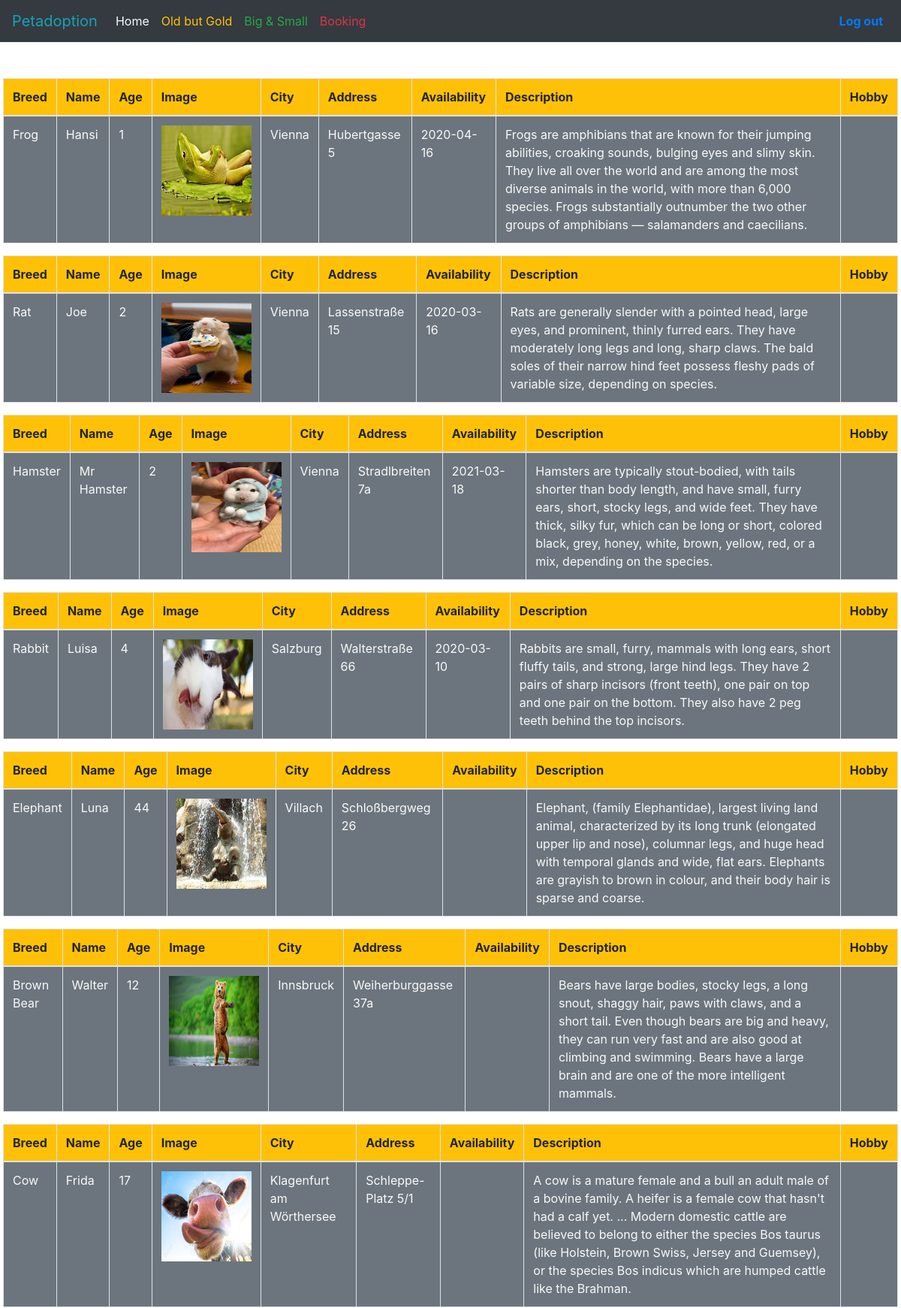
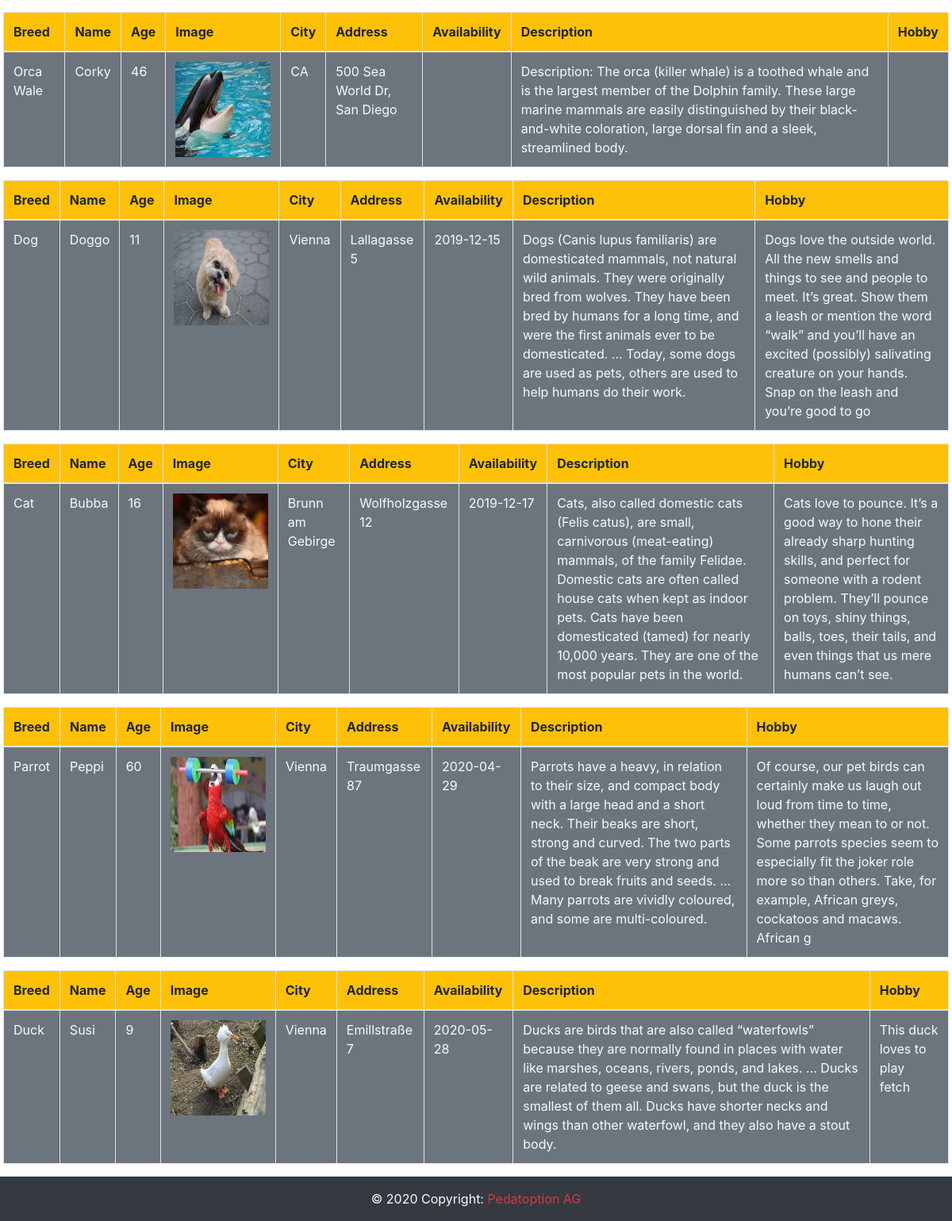
Page /userhomepage.php on the committed database (2 pictures, top to bottom).
### tables this page shows
CREATE TABLE `animals` (
  `id` int(11) NOT NULL,
  `breed` varchar(255) DEFAULT NULL,
  `name` varchar(255) NOT NULL,
  `age` int(11) NOT NULL,
  `type` varchar(255) NOT NULL,
  `image` varchar(500) NOT NULL,
  `zip_code` varchar(255) NOT NULL,
  `city` varchar(255) NOT NULL,
  `address` varchar(255) NOT NULL,
  `availability` date DEFAULT NULL,
  `description` varchar(500) DEFAULT NULL,
  `hobby` varchar(255) NOT NULL
);

### userhomepage.php (the view, shortened to what this page needs)
<!DOCTYPE html>
<html>
<head>
		<link rel="stylesheet" type="text/css" href="index.css">
	<link rel="stylesheet" href="https://stackpath.bootstrapcdn.com/bootstrap/4.4.1/css/bootstrap.min.css">
</head>
<body>
<nav class="navbar navbar-expand-md navbar-light bg-dark">
    <a href="#.php" class="navbar-brand text-info">Petadoption</a>
    <div class="collapse navbar-collapse" id="navbarCollapse">
        <div class="navbar-nav">
            <a href="userhomepage.php" class="text-light nav-item nav-link active">Home</a>
            <a href="userold.php" class="text-warning nav-item nav-link">Old but Gold</a>
            <a href="usergeneral.php" class="text-success nav-item nav-link">Big & Small</a>
             <a href="usercontact.php" class="text-danger nav-item nav-link">Booking</a>
        </div>
        <ul class="nav navbar-nav ml-auto">
        	<li> <a href="index.php" class="text-primary nav-item nav-link"><b>Log out</a></b></li>
        </ul>
    </div>
</nav>
<div class="ml-1 mr-1">
	<div class="bb">
	<?php
		include ("action/db_connect.php");
		$sql = "SELECT * FROM animals";
		$result = mysqli_query($conn, $sql);
		if($result->num_rows == 0){
			echo "no result found";
		}else{
			$rows = $result->fetch_all(MYSQLI_ASSOC);
			foreach ($rows as $key => $value){?>
			<table class="table table-bordered ">
				<thead>
					<tr class="bg-warning">
						<th>Breed</th>
						<th>Name</th>
						<th>Age</th>
						<th>Image</th>
						<th>City</th>
						<th>Address</th>
						<th>Availability</th>
						<th colspan="2">Description</th>
						<th>Hobby</th>
					</tr>
				</thead>
			<tr class="bg-secondary text-light">
			<td><?php echo $value["breed"]; ?></td>
			<td><?php echo $value["name"]; ?></td>
			<td><?php echo $value["age"]; ?></td>
			<td><img src="<?php echo $value['image']; ?>"width="120" height="120"></td>
			<td><?php echo $value["city"]; ?></td>
			<td><?php echo $value["address"]; ?></td>
			<td><?php echo $value["availability"]; ?></td>
			<td colspan="2"><?php echo $value["description"]; ?></td>
			<td><?php echo $value["hobby"]; ?></td>
			</tr>
			</table>
			<?php
		}
		}
	 ?>
	 </div>
	 </div>
	 <footer class="page-footer font-small blue bg-dark">
  <div class="footer-copyright text-center py-3 text-light">© 2020 Copyright:
    <a class="text-danger"> Pedatoption AG</a>
  </div>
</footer>
</body>
</html>

### index.css (style rules this page uses)
body { background-color: lightgray; }

### rows in the picture
animals: breed "Frog", name "Hansi", age "1", image (picture), city "Vienna", address "Hubertgasse 5", availability "2020-04-16", description "Frogs are amphibians that are known for their jumping abilities, croaking sounds, bulging eyes and slimy skin. They live all over the world and are among the most diverse animals in the world, with more than 6,000 species. Frogs substantially outnumber the two other groups of amphibians — salamanders and caecilians."
animals: breed "Rat", name "Joe", age "2", image (picture), city "Vienna", address "Lassenstraße 15", availability "2020-03-16", description "Rats are generally slender with a pointed head, large eyes, and prominent, thinly furred ears. They have moderately long legs and long, sharp claws. The bald soles of their narrow hind feet possess fleshy pads of variable size, depending on species."
animals: breed "Hamster", name "Mr Hamster", age "2", image (picture), city "Vienna", address "Stradlbreiten 7a", availability "2021-03-18", description "Hamsters are typically stout-bodied, with tails shorter than body length, and have small, furry ears, short, stocky legs, and wide feet. They have thick, silky fur, which can be long or short, colored black, grey, honey, white, brown, yellow, red, or a mix, depending on the species."
animals: breed "Rabbit", name "Luisa", age "4", image (picture), city "Salzburg", address "Walterstraße 66", availability "2020-03-10", description "Rabbits are small, furry, mammals with long ears, short fluffy tails, and strong, large hind legs. They have 2 pairs of sharp incisors (front teeth), one pair on top and one pair on the bottom. They also have 2 peg teeth behind the top incisors."
animals: breed "Elephant", name "Luna", age "44", image (picture), city "Villach", address "Schloßbergweg 26", description "Elephant, (family Elephantidae), largest living land animal, characterized by its long trunk (elongated upper lip and nose), columnar legs, and huge head with temporal glands and wide, flat ears. Elephants are grayish to brown in colour, and their body hair is sparse and coarse."
animals: breed "Brown Bear", name "Walter", age "12", image (picture), city "Innsbruck", address "Weiherburggasse 37a", description "Bears have large bodies, stocky legs, a long snout, shaggy hair, paws with claws, and a short tail. Even though bears are big and heavy, they can run very fast and are also good at climbing and swimming. Bears have a large brain and are one of the more intelligent mammals."
animals: breed "Cow", name "Frida", age "17", image (picture), city "Klagenfurt am Wörthersee", address "Schleppe-Platz 5/1", description "A cow is a mature female and a bull an adult male of a bovine family. A heifer is a female cow that hasn't had a calf yet. ... Modern domestic cattle are believed to belong to either the species Bos taurus (like Holstein, Brown Swiss, Jersey and Guemsey), or the species Bos indicus which are humped cattle like the Brahman."
animals: breed "Orca Wale", name "Corky", age "46", image (picture), city "CA", address "500 Sea World Dr, San Diego", description "Description: The orca (killer whale) is a toothed whale and is the largest member of the Dolphin family. These large marine mammals are easily distinguished by their black-and-white coloration, large dorsal fin and a sleek, streamlined body."
animals: breed "Dog", name "Doggo", age "11", image (picture), city "Vienna", address "Lallagasse 5", availability "2019-12-15", description "Dogs (Canis lupus familiaris) are domesticated mammals, not natural wild animals. They were originally bred from wolves. They have been bred by humans for a long time, and were the first animals ever to be domesticated. ... Today, some dogs are used as pets, others are used to help humans do their work.", hobby "Dogs love the outside world. All the new smells and things to see and people to meet. It’s great. Show them a leash or mention the word “walk” and you’ll have an excited (possibly) salivating creature on your hands. Snap on the leash and you’re good to go"
animals: breed "Cat", name "Bubba", age "16", image (picture), city "Brunn am Gebirge", address "Wolfholzgasse 12", availability "2019-12-17", description "Cats, also called domestic cats (Felis catus), are small, carnivorous (meat-eating) mammals, of the family Felidae. Domestic cats are often called house cats when kept as indoor pets. Cats have been domesticated (tamed) for nearly 10,000 years. They are one of the most popular pets in the world.", hobby "Cats love to pounce. It’s a good way to hone their already sharp hunting skills, and perfect for someone with a rodent problem. They’ll pounce on toys, shiny things, balls, toes, their tails, and even things that us mere humans can’t see."
animals: breed "Parrot", name "Peppi", age "60", image (picture), city "Vienna", address "Traumgasse 87", availability "2020-04-29", description "Parrots have a heavy, in relation to their size, and compact body with a large head and a short neck. Their beaks are short, strong and curved. The two parts of the beak are very strong and used to break fruits and seeds. ... Many parrots are vividly coloured, and some are multi-coloured.", hobby "Of course, our pet birds can certainly make us laugh out loud from time to time, whether they mean to or not. Some parrots species seem to especially fit the joker role more so than others. Take, for example, African greys, cockatoos and macaws. African g"
animals: breed "Duck", name "Susi", age "9", image (picture), city "Vienna", address "Emillstraße 7", availability "2020-05-28", description "Ducks are birds that are also called “waterfowls” because they are normally found in places with water like marshes, oceans, rivers, ponds, and lakes. ... Ducks are related to geese and swans, but the duck is the smallest of them all. Ducks have shorter necks and wings than other waterfowl, and they also have a stout body.", hobby "This duck loves to play fetch"
